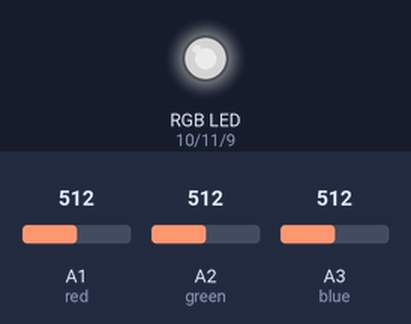
Simulated run of this sketch. Board: Arduino Uno, built with avr-gcc and run on an emulated ATmega328P. On the bench: an RGB LED mixed from three pins (HIGH = lit). The inputs (shaded band) are chosen by the test bench; at power-on: A1 (red) = 512, A2 (green) = 512, A3 (blue) = 512. Dim RGB values are drawn brighter than linear; pins used as bus, display or sensor lines are not drawn.

Above: at 1.2 s.
1.3 s: A1 (red) set to 306
At 1.7 s:
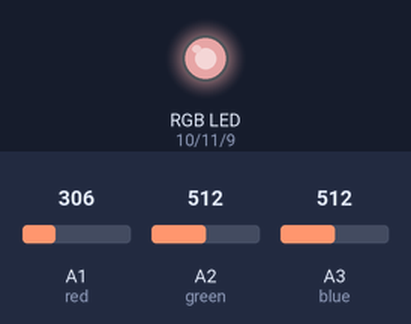
2.8 s: A2 (green) set to 306
At 4.0 s:
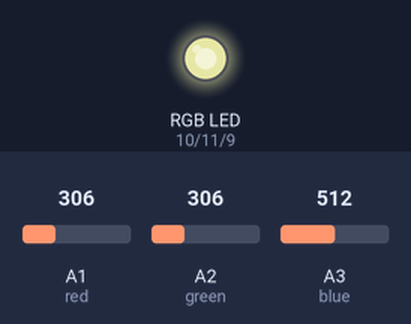
4.3 s: A3 (blue) set to 306
At 5.2 s:
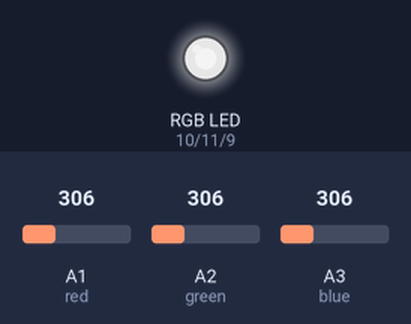
5.8 s: A1 (red) set to 246
At 6.4 s:
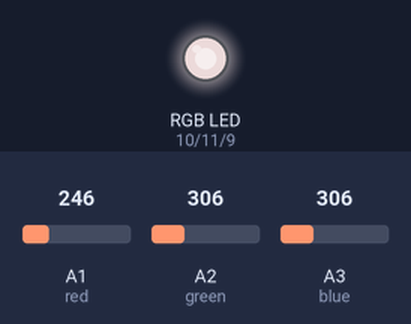
7.3 s: A2 (green) set to 246
At 8.5 s:
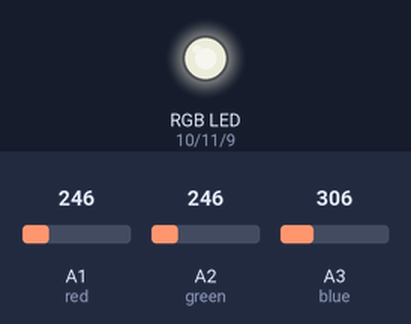
8.8 s: A3 (blue) set to 246
At 9.8 s:
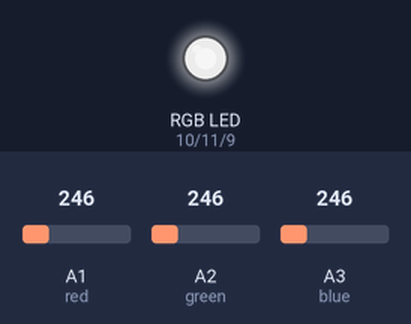
Timing chart, 0 to 11.3 s (numbered marks = the images above; inputs shaded):
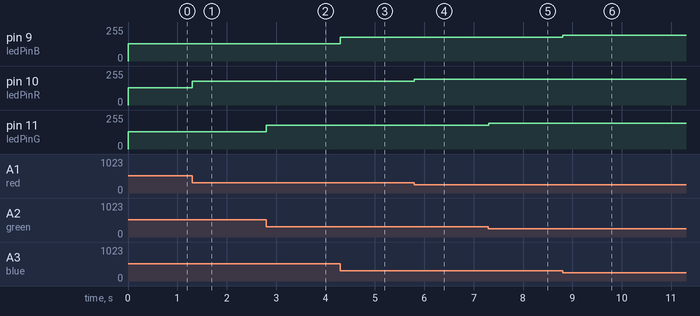

Measured:
- after the input at 1.3 s, pin 10 (ledPinR): 128/255 → 179/255 at once
- after the input at 2.8 s, pin 11 (ledPinG): 128/255 → 179/255 at once
- after the input at 4.3 s, pin 9 (ledPinB): 128/255 → 179/255 at once
- after the input at 5.8 s, pin 10 (ledPinR): 179/255 → 194/255 at once
- after the input at 7.3 s, pin 11 (ledPinG): 179/255 → 194/255 at once
- after the input at 8.8 s, pin 9 (ledPinB): 179/255 → 194/255 at once

The sketch:

RGB_LightStrip.ino
```cpp
/*
*Arduino Music Spectrum Analyser and Moodlight RGB LightStrip
*By: Luis Flores
*
*Based on David Wang's Instructable here:
*http://www.instructables.com/id/Blinking-LEDs-to-the-Frequency-of-Musi/
*
*Find schematics and pictures here:
*http://lflores.me/musicstrip.html
*/

#define FADESPEED 10

//switch pin for moodlight mode and music mode functionality
int functionPin = 5;
int function = LOW;

// LED pins connected to the PWM pins on the Arduino
int ledPinG = 11;
int ledPinR = 10;
int ledPinB = 9;
int statusLED = 13;


int analogPin = 0; // MSGEQ7 OUT
int strobePin = 7; // MSGEQ7 STROBE
int resetPin = 8; // MSGEQ7 RESET
int spectrumValue[7];

// MSGEQ7 OUT pin produces values around 50-80
// when there is no input, so use this value to
// filter out a lot of the chaff.
int filterValue = 120;

void setup()
{
  Serial.begin(9600);
  //Read from function pin
  pinMode(functionPin, INPUT);

  // Read from MSGEQ7 OUT
  pinMode(analogPin, INPUT);
  // Write to MSGEQ7 STROBE and RESET
  pinMode(strobePin, OUTPUT);
  pinMode(resetPin, OUTPUT);
  pinMode(A1, INPUT); //red
  pinMode(A2, INPUT); //green
  pinMode(A3, INPUT); //blue


  // Set analogPin's reference voltage
  analogReference(DEFAULT); // 5V

  // Set startup values for pins
  digitalWrite(resetPin, LOW);
  digitalWrite(strobePin, HIGH);
  //turns on on board LED to make sure we set up right
  digitalWrite(statusLED, HIGH);
}

void musicMode(void) {
  // Set reset pin low to enable strobe
  digitalWrite(resetPin, HIGH);
  digitalWrite(resetPin, LOW);

  // Get all 7 spectrum values from the MSGEQ7
  for (int i = 0; i < 7; i++)
  {
    digitalWrite(strobePin, LOW);
    delayMicroseconds(20); // Allow output to settle

    spectrumValue[i] = analogRead(analogPin);

    // Constrain any value above 1023 or below filterValue
    spectrumValue[i] = constrain(spectrumValue[i], filterValue, 1023);

    // Remap the value to a number between 0 and 255
    spectrumValue[i] = map(spectrumValue[i], filterValue, 1023, 0, 255);

    digitalWrite(strobePin, HIGH);
  }

  // Write the PWM values to the LEDs
  // I find that with three LEDs, these three spectrum values work the best
  analogWrite(ledPinR, spectrumValue[1]);
  analogWrite(ledPinG, spectrumValue[4]);
  analogWrite(ledPinB, spectrumValue[6]);

  Serial.println(spectrumValue[1], DEC);
  Serial.println(spectrumValue[4], DEC);
  Serial.println(spectrumValue[6], DEC);

}

void moodlightMode(void) {
  //this particular mode slowly fades the blue LEDs in and out
  int b;
  analogWrite(ledPinR, 0);
  analogWrite(ledPinG, 0);

  // fade from blue to violet
  for (b = 10; b < 256; b++) {
    analogWrite(ledPinB, b);
    delay(FADESPEED);
  }
  for (b = 255; b > 10; b--) {
    analogWrite(ledPinB, b);
    delay(FADESPEED);
  }
}
void loop()
{

  // Serial.println("Pot value: ");
  // Serial.println(potInput, DEC);
  analogWrite(ledPinR, 255 - map( analogRead(A1), 0, 1024, 0, 255 ));
  analogWrite(ledPinG, 255 - map( analogRead(A2), 0, 1024, 0, 255 ));
  analogWrite(ledPinB, 255 - map( analogRead(A3), 0, 1024, 0, 255 ) );


/*
  if (digitalRead(functionPin)) {
    musicMode();
  }
  else {
    moodlightMode();
  }
*/
}
```
